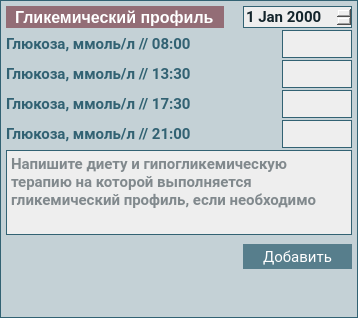
             <widget class="QFrame" name="glyc_frame">
              <property name="styleSheet">
               <string notr="true">font-size: 11pt;
color: rgba(50, 98, 115, 255);
border: 1px solid  rgba(50, 98, 115, 255);
background-color: rgba(50, 98, 115, 40);</string>
              </property>
              <layout class="QGridLayout" name="gridLayout_4">
               <property name="leftMargin">
                <number>5</number>
               </property>
               <property name="topMargin">
                <number>5</number>
               </property>
               <property name="rightMargin">
                <number>5</number>
               </property>
               <property name="bottomMargin">
                <number>5</number>
               </property>
               <property name="spacing">
                <number>2</number>
               </property>
               <item row="8" column="0" colspan="6">
                <widget class="QLabel" name="label_GlucPr_report">
                 <property name="maximumSize">
                  <size>
                   <width>16777215</width>
                   <height>33</height>
                  </size>
                 </property>
                 <property name="font">
                  <font>
                   <family>Roboto</family>
                   <pointsize>11</pointsize>
                   <weight>75</weight>
                   <bold>true</bold>
                  </font>
                 </property>
                 <property name="styleSheet">
                  <string notr="true">color: #326273;
font-weight: bold;
background-color: transparent;
border: none;</string>
                 </property>
                 <property name="text">
                  <string>&lt;html&gt;&lt;head/&gt;&lt;body&gt;&lt;p&gt;&lt;br/&gt;&lt;/p&gt;&lt;/body&gt;&lt;/html&gt;</string>
                 </property>
                 <property name="alignment">
                  <set>Qt::AlignCenter</set>
                 </property>
                </widget>
               </item>
               <item row="4" column="5">
                <widget class="QLineEdit" name="lineEdit_glucprof_21_00">
                 <property name="minimumSize">
                  <size>
                   <width>0</width>
                   <height>28</height>
                  </size>
                 </property>
                 <property name="maximumSize">
                  <size>
                   <width>70</width>
                   <height>16777215</height>
                  </size>
                 </property>
                 <property name="font">
                  <font>
                   <family>Roboto</family>
                   <pointsize>11</pointsize>
                   <weight>75</weight>
                   <bold>true</bold>
                  </font>
                 </property>
                 <property name="styleSheet">
                  <string notr="true">background-color: #EEEEEE;
color: #13242B;
border: 1px solid #326273;
font-weight: bold;
font-size: 11pt;
</string>
                 </property>
                </widget>
               </item>
               <item row="1" column="4" rowspan="4">
                <spacer name="horizontalSpacer_15">
                 <property name="orientation">
                  <enum>Qt::Horizontal</enum>
                 </property>
                 <property name="sizeType">
                  <enum>QSizePolicy::Expanding</enum>
                 </property>
                 <property name="sizeHint" stdset="0">
                  <size>
                   <width>10</width>
                   <height>20</height>
                  </size>
                 </property>
                </spacer>
               </item>
               <item row="6" column="2" rowspan="2" colspan="4">
                <widget class="QPushButton" name="pushButton_add_GlucPr">
                 <property name="minimumSize">
                  <size>
                   <width>0</width>
                   <height>25</height>
                  </size>
                 </property>
                 <property name="font">
                  <font>
                   <family>Roboto</family>
                   <pointsize>11</pointsize>
                   <weight>50</weight>
                   <bold>false</bold>
                  </font>
                 </property>
                 <property name="styleSheet">
                  <string notr="true">QPushButton {
background-color: rgba(50, 98, 115, 190);
font-size: 11pt;
color: White;
border: None;
}

QPushButton::hover {
background-color: rgba(50, 98, 115, 255);
border: 2px solid rgba(92, 158, 173, 255);
}

QPushButton::pressed {
background-color: rgba(92, 158, 173, 255);
border: 1px solid rgba(255, 255, 255, 255);
}

QPushButton::disabled {
background-color:  rgba(50, 98, 115, 40);
border: 1px solid rgba(50, 98, 115, 150);
color:  rgba(50, 98, 115, 150);
}</string>
                 </property>
                 <property name="text">
                  <string>Добавить</string>
                 </property>
                </widget>
               </item>
               <item row="2" column="5">
                <widget class="QLineEdit" name="lineEdit_glucprof_13_30">
                 <property name="minimumSize">
                  <size>
                   <width>0</width>
                   <height>28</height>
                  </size>
                 </property>
                 <property name="maximumSize">
                  <size>
                   <width>70</width>
                   <height>16777215</height>
                  </size>
                 </property>
                 <property name="font">
                  <font>
                   <family>Roboto</family>
                   <pointsize>11</pointsize>
                   <weight>75</weight>
                   <bold>true</bold>
                  </font>
                 </property>
                 <property name="styleSheet">
                  <string notr="true">background-color: #EEEEEE;
color: #13242B;
border: 1px solid #326273;
font-weight: bold;
font-size: 11pt;
</string>
                 </property>
                </widget>
               </item>
               <item row="1" column="0" colspan="4">
                <widget class="QLabel" name="label_glucprof_08_00">
                 <property name="maximumSize">
                  <size>
                   <width>16777215</width>
                   <height>33</height>
                  </size>
                 </property>
                 <property name="font">
                  <font>
                   <family>Roboto</family>
                   <pointsize>11</pointsize>
                   <weight>75</weight>
                   <bold>true</bold>
                  </font>
                 </property>
                 <property name="styleSheet">
                  <string notr="true">color: #326273;
font-weight: bold;
background-color: transparent;
border: none;</string>
                 </property>
                 <property name="text">
                  <string>Глюкоза, ммоль/л // 08:00</string>
                 </property>
                </widget>
               </item>
               <item row="3" column="0" colspan="4">
                <widget class="QLabel" name="label_glucprof_17_30">
                 <property name="maximumSize">
                  <size>
                   <width>16777215</width>
                   <height>33</height>
                  </size>
                 </property>
                 <property name="font">
                  <font>
                   <family>Roboto</family>
                   <pointsize>11</pointsize>
                   <weight>75</weight>
                   <bold>true</bold>
                  </font>
                 </property>
                 <property name="styleSheet">
                  <string notr="true">color: #326273;
font-weight: bold;
background-color: transparent;
border: none;</string>
                 </property>
                 <property name="text">
                  <string>Глюкоза, ммоль/л // 17:30</string>
                 </property>
                </widget>
               </item>
               <item row="4" column="0" colspan="4">
                <widget class="QLabel" name="label_glucprof_21_00">
                 <property name="maximumSize">
                  <size>
                   <width>16777215</width>
                   <height>33</height>
                  </size>
                 </property>
                 <property name="font">
                  <font>
                   <family>Roboto</family>
                   <pointsize>11</pointsize>
                   <weight>75</weight>
                   <bold>true</bold>
                  </font>
                 </property>
                 <property name="styleSheet">
                  <string notr="true">color: #326273;
font-weight: bold;
background-color: transparent;
border: none;</string>
                 </property>
                 <property name="text">
                  <string>Глюкоза, ммоль/л // 21:00</string>
                 </property>
                </widget>
               </item>
               <item row="5" column="0" colspan="6">
                <widget class="QPlainTextEdit" name="plainTextEdit_glucprof">
                 <property name="maximumSize">
                  <size>
                   <width>16777215</width>
                   <height>85</height>
                  </size>
                 </property>
                 <property name="font">
                  <font>
                   <family>Roboto</family>
                   <pointsize>11</pointsize>
                   <weight>75</weight>
                   <bold>true</bold>
                  </font>
                 </property>
                 <property name="styleSheet">
                  <string notr="true">background-color: #EEEEEE;
color: #13242B;
border: 1px solid #326273;
font-weight: bold;
font-size: 11pt;
</string>
                 </property>
                 <property name="placeholderText">
                  <string>Напишите диету и гипогликемическую терапию на которой выполняется гликемический профиль, если необходимо</string>
                 </property>
                </widget>
               </item>
               <item row="1" column="5">
                <widget class="QLineEdit" name="lineEdit_glucprof_08_00">
                 <property name="minimumSize">
                  <size>
                   <width>0</width>
                   <height>28</height>
                  </size>
                 </property>
                 <property name="maximumSize">
                  <size>
                   <width>70</width>
                   <height>16777215</height>
                  </size>
                 </property>
                 <property name="font">
                  <font>
                   <family>Roboto</family>
                   <pointsize>11</pointsize>
                   <weight>75</weight>
                   <bold>true</bold>
                  </font>
                 </property>
                 <property name="styleSheet">
                  <string notr="true">background-color: #EEEEEE;
color: #13242B;
border: 1px solid #326273;
font-weight: bold;
font-size: 11pt;
</string>
                 </property>
                </widget>
               </item>
               <item row="0" column="2" colspan="4">
                <widget class="QDateEdit" name="dateEdit_GlucPr">
                 <property name="font">
                  <font>
                   <family>Roboto</family>
                   <pointsize>11</pointsize>
                   <weight>75</weight>
                   <bold>true</bold>
                  </font>
                 </property>
                 <property name="styleSheet">
                  <string notr="true">background-color: #EEEEEE;
color: #13242B;
border: 1px solid #326273;
font-weight: bold;
font-size: 11pt;
</string>
                 </property>
                </widget>
               </item>
               <item row="3" column="5">
                <widget class="QLineEdit" name="lineEdit_glucprof_17_30">
                 <property name="minimumSize">
                  <size>
                   <width>0</width>
                   <height>28</height>
                  </size>
                 </property>
                 <property name="maximumSize">
                  <size>
                   <width>70</width>
                   <height>16777215</height>
                  </size>
                 </property>
                 <property name="font">
                  <font>
                   <family>Roboto</family>
                   <pointsize>11</pointsize>
                   <weight>75</weight>
                   <bold>true</bold>
                  </font>
                 </property>
                 <property name="styleSheet">
                  <string notr="true">background-color: #EEEEEE;
color: #13242B;
border: 1px solid #326273;
font-weight: bold;
font-size: 11pt;
</string>
                 </property>
                </widget>
               </item>
               <item row="2" column="0" colspan="4">
                <widget class="QLabel" name="label_glucprof_13_30">
                 <property name="maximumSize">
                  <size>
                   <width>16777215</width>
                   <height>33</height>
                  </size>
                 </property>
                 <property name="font">
                  <font>
                   <family>Roboto</family>
                   <pointsize>11</pointsize>
                   <weight>75</weight>
                   <bold>true</bold>
                  </font>
                 </property>
                 <property name="styleSheet">
                  <string notr="true">color: #326273;
font-weight: bold;
background-color: transparent;
border: none;</string>
                 </property>
                 <property name="text">
                  <string>Глюкоза, ммоль/л // 13:30</string>
                 </property>
                </widget>
               </item>
               <item row="0" column="1">
                <spacer name="horizontalSpacer_13">
                 <property name="orientation">
                  <enum>Qt::Horizontal</enum>
                 </property>
                 <property name="sizeType">
                  <enum>QSizePolicy::Expanding</enum>
                 </property>
                 <property name="sizeHint" stdset="0">
                  <size>
                   <width>15</width>
                   <height>20</height>
                  </size>
                 </property>
                </spacer>
               </item>
               <item row="0" column="0">
                <widget class="QLabel" name="label_4">
                 <property name="styleSheet">
                  <string notr="true">color: White;
font-weight: bold;
font-size: 12pt;
background-color: rgba(112, 38, 50, 150);
border: none;
padding-left: 5px;
padding-right: 5px;
</string>
                 </property>
                 <property name="text">
                  <string>Гликемический профиль</string>
                 </property>
                </widget>
               </item>
               <item row="6" column="0" rowspan="2">
                <spacer name="verticalSpacer_5">
                 <property name="orientation">
                  <enum>Qt::Vertical</enum>
                 </property>
                 <property name="sizeType">
                  <enum>QSizePolicy::Fixed</enum>
                 </property>
                 <property name="sizeHint" stdset="0">
                  <size>
                   <width>20</width>
                   <height>40</height>
                  </size>
                 </property>
                </spacer>
               </item>
              </layout>
             </widget>
